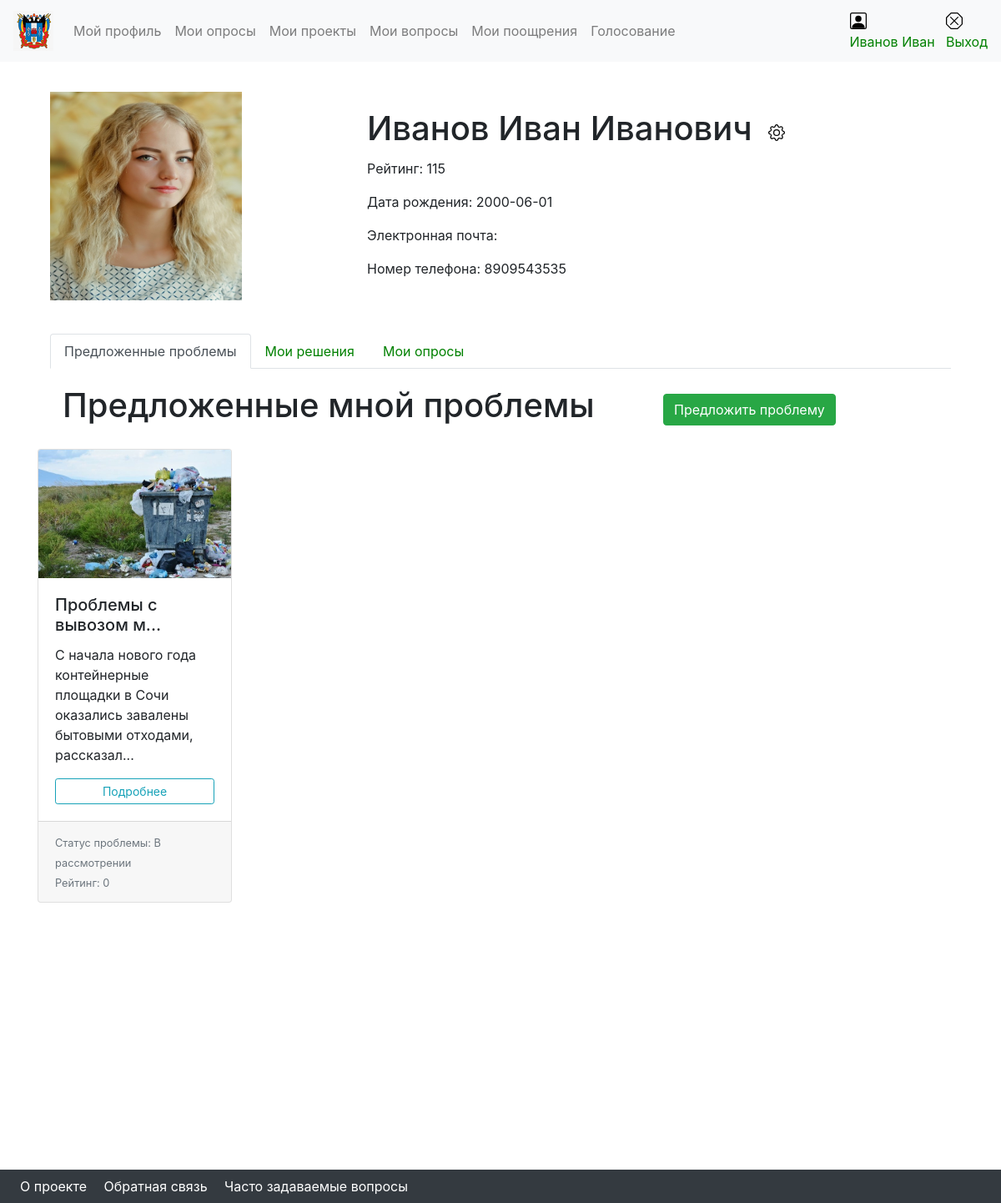
Before: /PersonalAccount.php (signed in) with the older database file.
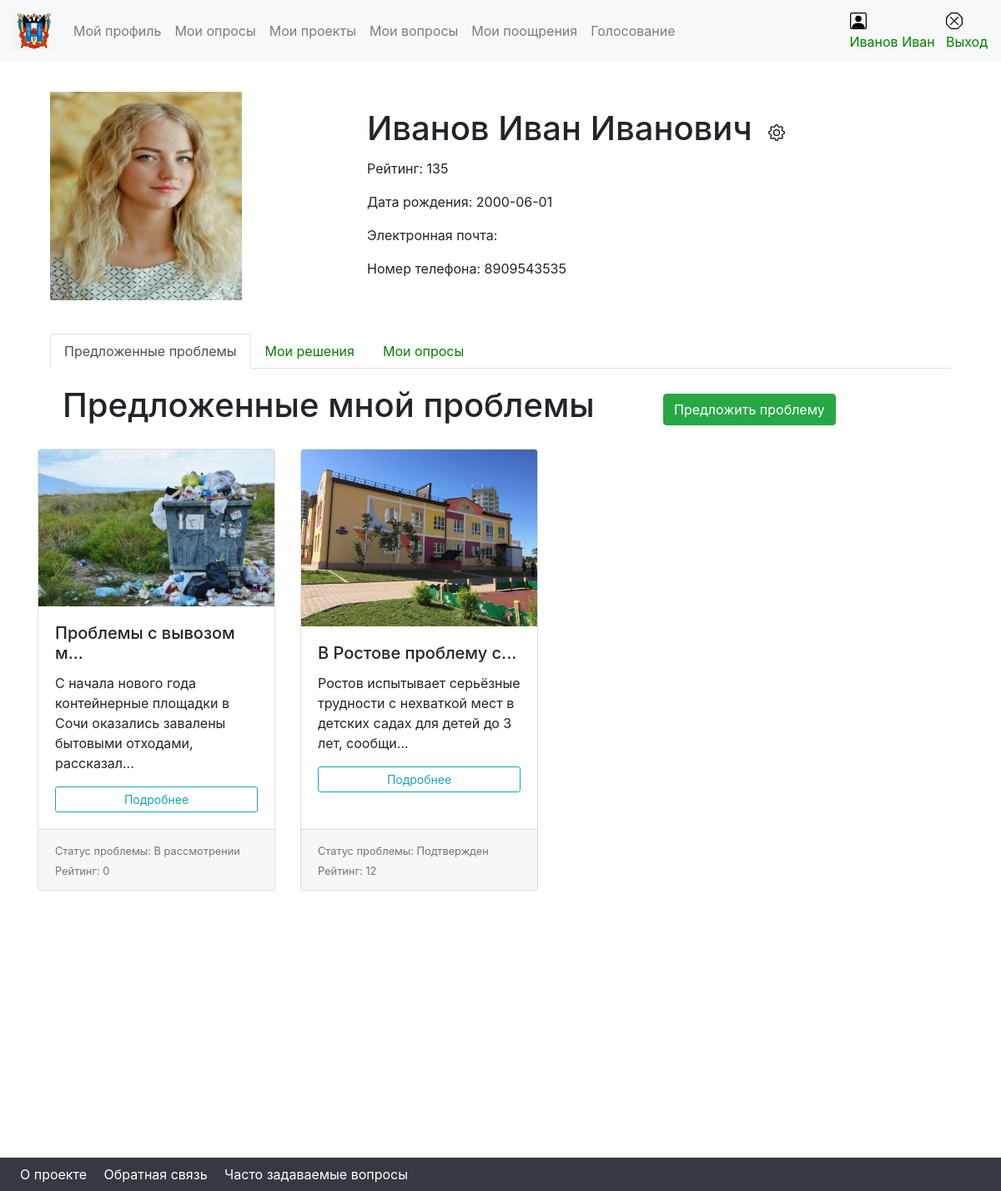
After: the same page with the newer database file.
### tables this page shows
CREATE TABLE `user` (
  `IDUser` int(11) NOT NULL,
  `Lastname` varchar(50) DEFAULT NULL,
  `Firstname` varchar(50) DEFAULT NULL,
  `Fathername` varchar(50) DEFAULT NULL,
  `BirstDate` date DEFAULT NULL,
  `EMail` varchar(100) NOT NULL,
  `Edu` varchar(50) NOT NULL DEFAULT 'нет',
  `Reiting` int(11) NOT NULL DEFAULT 0,
  `Status` varchar(100) NOT NULL DEFAULT 'Студент',
  `Tel` varchar(30) NOT NULL,
  `Photo` varchar(100) DEFAULT NULL,
  `Username` varchar(100) NOT NULL,
  `Passw` varchar(100) NOT NULL,
  `CountGolos` int(11) DEFAULT 1,
  `CountPeredano` int(11) DEFAULT 0,
  `PeredahoIDUser` int(11) DEFAULT NULL
);

CREATE TABLE `problems` (
  `IDProblem` int(11) NOT NULL,
  `IDUser` int(11) NOT NULL,
  `Nameproblem` varchar(300) NOT NULL,
  `Description` varchar(10000) NOT NULL,
  `Photo` varchar(255) NOT NULL,
  `Status` int(11) NOT NULL,
  `Rating` int(11) NOT NULL,
  `Level` varchar(60) NOT NULL
);

### PersonalAccount.php (the view, shortened to what this page needs)
<?php
include('Nav.php');
?>
<body>
<div class="container">
	<div class="card col-12 border-0"  style="margin: 110px 0 40px 0;">
		<div class="row row-cols-1 no-gutters">
			<div class="col col-md-4">
				<img src="<? echo $myrow['Photo'] ?>" class="img-lider-opinion" alt="...">
			</div>
			<div class="col col-md-8">
				<div class="card-body">
					<p class="card-title h1"><? echo $myrow['Lastname'].' '.$myrow['Firstname'].' '.$myrow['Fathername']; ?>
						<button type="button" class="btn btn-outline-secondaryo btn-sm">
							<img src="icons/gear.svg" alt="" style="margin: 6px 0 3px 0;" width="20" height="20" title="Редактировать профиль">
						</button>
					</p>
					<p class="card-text">Рейтинг: <? echo $Reiting; ?></p>
					<p class="card-text">Дата рождения: <? echo $myrow['BirstDate']; ?></p>
					<p class="card-text">Электронная почта: <? echo $myrow['EMail']; ?></p>
					<p class="card-text">Номер телефона: <? echo $myrow['Tel']; ?></p>
				</div>
			</div>
		</div>
	</div>
	<div class="row row-cols-1 row-cols-sm-1"  style="margin: 0px 0 320px 0;">
		<div class="col">
			<ul class="nav nav-tabs" id="myTab" role="tablist">
				<li class="nav-item" role="presentation">
					<a class="nav-link active" id="home-tab" data-toggle="tab" href="#home" role="tab" aria-controls="home" aria-selected="true">Предложенные проблемы</a>
				</li>
				<li class="nav-item" role="presentation">
					<a class="nav-link" id="profile-tab" data-toggle="tab" href="#profile" role="tab" aria-controls="profile" aria-selected="false">Мои решения</a>
				</li>
				<li class="nav-item" role="presentation">
					<a class="nav-link" id="contact-tab" data-toggle="tab" href="#contact" role="tab" aria-controls="contact" aria-selected="false">Мои опросы</a>
				</li>
			</ul>
		</div>
		<div class="col">
			<div class="tab-content" id="myTabContent">
				<div class="tab-pane fade show active" id="home" role="tabpanel" aria-labelledby="home-tab">
					<div class= "row row-cols-1 row-cols-sm-2" style="margin: 20px 0 20px 0">
						<div class="col col-sm-12 col-md-8">
							<h1>Предложенные мной проблемы</h1>
						</div>
						<div class="col col-sm-12 col-md-4" style="margin-top: 10px">
							<form  method="POST">
								<button type='submit' class='btn btn-success' formaction='addProblem.html'>Предложить проблему</button>
							</form>
						</div>
					</div>
					<div class="card-deck">
						<div class="row row-cols-1 row-cols-sm-2 row-cols-md-4">
					<?php
						include("db.php");
						$sql=mysqli_query($db,"SELECT * FROM problems WHERE IDUser=$IDUser");
						while ($result=mysqli_fetch_array($sql)){
						echo	"<div class='card'>";
						echo		"<img src='".$result['Photo']."' class='card-img-top'>";
						echo		"<div class='card-body'>";
						echo			"<h5 class='card-title'>".mb_strimwidth($result['Nameproblem'], 0, 23, "...")."</h5>";
						echo			"<p class='card-text'>".mb_strimwidth($result['Description'], 0, 100, "...")."</p>";
						echo 			"<form  action='ActualProblemsItem.php' method='POST'>";
						echo 				"<button type='submit' class='btn btn-outline-info btn-sm btn-block' formaction='ActualProblemsItem.php'>Подробнее</button>";
						echo 			"</form>";
						echo		"</div>";
						echo		"<div class='card-footer'>";
							if ($result['Status']==0)	{	$status="В рассмотрении";	}
							else if ($result['Status']==1)	{	$status="Подтвержден";	}
							else if ($result['Status']==2)	{	$status="Отклонен";	}
							else	{	$status="Закончен";	}
						echo			"<small class='text-muted'>Статус проблемы: ".$status."</small>";
						echo			"<p class='card-text'><small class='text-muted'>Рейтинг: ".$result['Rating']."</small></p>";
						echo		"</div>";
						echo	"</div>";
						}
					?>
						</div>
					</div>
				</div>
			</div>
		</div>
	</div>
</div>
<footer>
	<nav class="navbar navbar-expand-sm navbar-dark bg-dark">
		<div class="row">
			<div class="col align-self-end">
				<a class="p-2 text-white" href="#"><font style="vertical-align: inherit;">
					<font style="vertical-align: inherit;">О проекте</font></font>
				</a>
				<a class="p-2 text-white" href="#"><font style="vertical-align: inherit;">
					<font style="vertical-align: inherit;">Обратная связь</font></font>
				</a>
				<a class="p-2 text-white" href="#"><font style="vertical-align: inherit;">
					<font style="vertical-align: inherit;">Часто задаваемые вопросы</font></font>
				</a>
			</div>
		</div>
	</nav>
</footer>
</body>
</html>

### Nav.php (shortened to what this page needs)
<?php
$IDUser=$_SESSION['IDUser'];
?>
<!DOCTYPE html>
<html lang="en">
<head>
    <link rel="stylesheet" href="css/bootstrap.css">
    <link rel="stylesheet" type="text/css" href="css/Style.css">
</head>
<body>
 <?php
include('db.php');
$result=mysqli_query($db,"SELECT * FROM user WHERE IDUser=$IDUser");
$myrow=mysqli_fetch_array($result);
$Reiting=$myrow['Reiting'];
?>
<nav class="navbar navbar-expand-lg navbar-light bg-light fixed-top">
	<a class="navbar-brand" href="#">
		<img src="images/gerb-logo.png" alt="Информационная система по выявлению лидеров общественного мнения">
    </a>
	<div class="collapse navbar-collapse" id="navbarSupportedContent">
		<ul class="navbar-nav mr-auto">
			<li class="nav-item">
				<a class="nav-link" href="#">Мой профиль</a>
			</li>
			<li class="nav-item">
				<a class="nav-link" href="PersonalAccount.php">Мои опросы</a>
			</li>
			<li class="nav-item">
				<a class="nav-link" href="#">Мои проекты</a>
			</li>
			<li class="nav-item">
				<a class="nav-link" href="#">Мои вопросы</a>
			</li>
			<li class="nav-item">
				<a class="nav-link" href="#">Мои поощрения</a>
			</li>
			<li class="nav-item">
				<a class="nav-link" href="golos.php">Голосование</a>
			</li>
		</ul>
		<form class="form-inline my-2 my-lg-0">
			<a href="PersonalAccount.php" style="padding-right:10pt">
				<img src="icons/person-square.svg" alt="" width="20" height="20" style="margin-bottom: 3px;">
				<label class="form-check-label" for="exampleCheck1"><?php echo $myrow['Lastname']." ".$myrow['Firstname'];?></label>
			</a>
			<a href="index.php">
				<img src="icons/x-octagon.svg" alt="" width="20" height="20" style="margin-bottom: 3px;">
				<label class="form-check-label" for="exampleCheck1">Выход</label>
			</a>
		</form>
	</div>
</nav>

### css/style.css (style rules this page uses)
a { color: #008000; text-decoration: none; }
.img-lider-opinion { flex-shrink: 0; width: 230px; height: 250px; }

Changed rows visible on the page:
changed user "Иванов": Reiting "115" → "135"
added problems: shows a picture, Nameproblem "В Ростове проблему с...", Description "Ростов испытывает серьёзные трудности с нехваткой мест в детских садах для детей до 3 лет, сообщи...", Status "Подтвержден", Rating "12"
